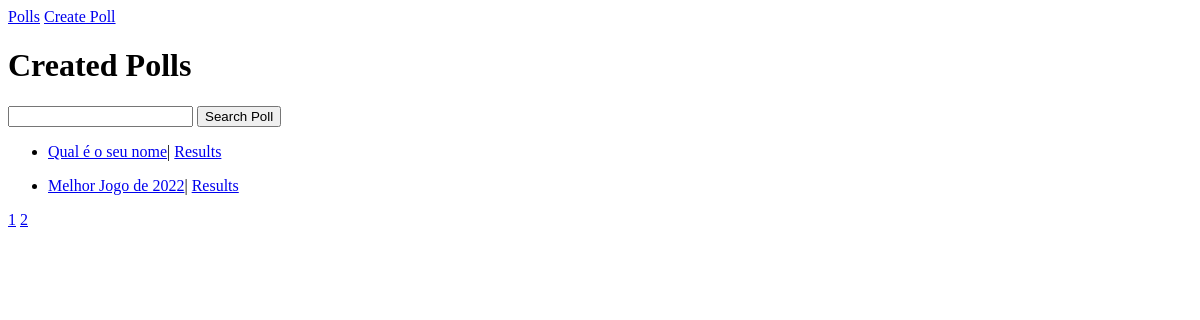
/home/2/, run on an earlier commit of the app's database.
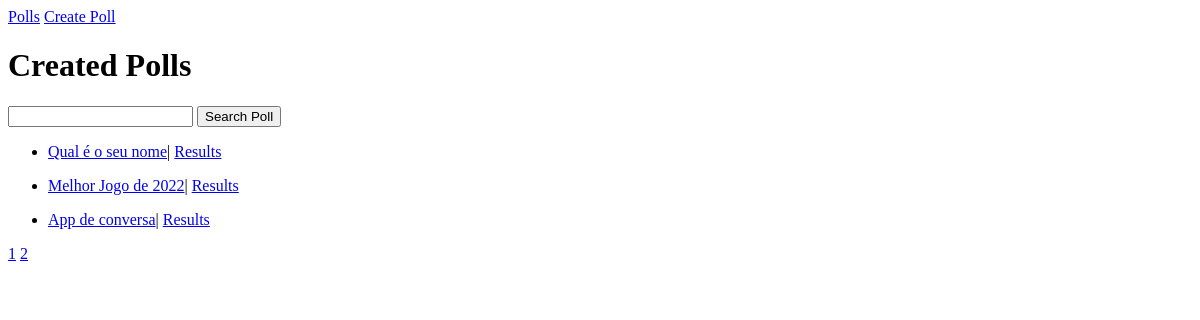
And on a later commit of the database.
### poll/models.py (models this page shows, shortened)
class Pergunta(models.Model):
    texto_pergunta = models.CharField(max_length=200)

### poll/views.py (the view)
# urls.py: path('home/<int:pagina>/', Home_pagina, name = 'home_pagina'),
def Home_pagina(request,pagina):
    if request.method == 'GET':
        lista_perguntas = Pergunta.objects.all()
        npaginas = n_paginas(lista_perguntas)
        lista_perguntas = Pergunta.objects.all()[((pagina-1)*10):(pagina*10)]
        context = {
            'perguntas':lista_perguntas,
            'paginas':[x+1 for x in range(0,npaginas)]
        }
        return render(request, 'home_pagina.html', context)
    elif request.method == 'POST' and  request.POST.get('procurar'):
        lista_perguntas = Pergunta.objects.all().filter(texto_pergunta__icontains = request.POST.get('pergunta_procurada'))
        context = {
            'perguntas':lista_perguntas
        }
        return render(request, 'home_pagina.html', context)

### poll/views.py (called while the page is built)
def n_paginas(lista_perguntas):
    num = lista_perguntas.count()
    return math.ceil(num/10)

### polls/templates/home_pagina.html (shortened to what this page needs)
{%extends 'home.html'%}

### polls/templates/home.html
{%extends 'base.html'%}
{%block home%}
{%block content%}
<h1>Created Polls</h1>
<form action="{%url 'home'%}" method="POST">{%csrf_token%}
<input type="text" name = 'pergunta_procurada'> <input type="submit" name = 'procurar' value = 'Search Poll'>
</form>
{%for p in perguntas%}
    <ul>
    <li><a href="{%url 'vote' p.pk%}">{{p.texto_pergunta}}</a>| <a href="{%url 'result' p.pk%}">Results</a></li>
    </ul>
{%endfor%}
{%for pagina in paginas%}
<a href="{%url 'home_pagina' pagina%}" name = 'pagina'>{{pagina}}</a>
{%endfor%}
{%endblock content%}
{%endblock home%}

What changed in the data, as far as the page shows it:
added Pergunta: texto_pergunta "App de conversa"
